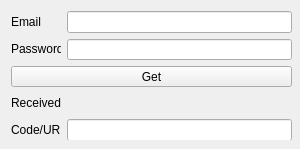
<?xml version="1.0" encoding="UTF-8"?>
<ui version="4.0">
 <class>main_window</class>
 <widget class="QWidget" name="main_window">
  <property name="geometry">
   <rect>
    <x>0</x>
    <y>0</y>
    <width>300</width>
    <height>149</height>
   </rect>
  </property>
  <property name="minimumSize">
   <size>
    <width>50</width>
    <height>0</height>
   </size>
  </property>
  <property name="windowTitle">
   <string>Steam code receiver</string>
  </property>
  <widget class="QWidget" name="layoutWidget">
   <property name="geometry">
    <rect>
     <x>11</x>
     <y>11</y>
     <width>281</width>
     <height>129</height>
    </rect>
   </property>
   <layout class="QGridLayout" name="gridLayout">
    <item row="0" column="0">
     <widget class="QLabel" name="label_email">
      <property name="sizePolicy">
       <sizepolicy hsizetype="Minimum" vsizetype="Fixed">
        <horstretch>0</horstretch>
        <verstretch>0</verstretch>
       </sizepolicy>
      </property>
      <property name="minimumSize">
       <size>
        <width>50</width>
        <height>20</height>
       </size>
      </property>
      <property name="maximumSize">
       <size>
        <width>50</width>
        <height>20</height>
       </size>
      </property>
      <property name="text">
       <string>Email</string>
      </property>
     </widget>
    </item>
    <item row="0" column="1">
     <widget class="QLineEdit" name="lineEdit_email"/>
    </item>
    <item row="1" column="0">
     <widget class="QLabel" name="label_password">
      <property name="sizePolicy">
       <sizepolicy hsizetype="Minimum" vsizetype="Fixed">
        <horstretch>0</horstretch>
        <verstretch>0</verstretch>
       </sizepolicy>
      </property>
      <property name="minimumSize">
       <size>
        <width>50</width>
        <height>20</height>
       </size>
      </property>
      <property name="maximumSize">
       <size>
        <width>50</width>
        <height>20</height>
       </size>
      </property>
      <property name="text">
       <string>Password</string>
      </property>
     </widget>
    </item>
    <item row="1" column="1">
     <widget class="QLineEdit" name="lineEdit_password"/>
    </item>
    <item row="2" column="0" colspan="2">
     <widget class="QPushButton" name="pushButton_getCode">
      <property name="text">
       <string>Get</string>
      </property>
     </widget>
    </item>
    <item row="3" column="0">
     <widget class="QLabel" name="label_time">
      <property name="minimumSize">
       <size>
        <width>50</width>
        <height>20</height>
       </size>
      </property>
      <property name="maximumSize">
       <size>
        <width>50</width>
        <height>20</height>
       </size>
      </property>
      <property name="text">
       <string>Received</string>
      </property>
     </widget>
    </item>
    <item row="3" column="1">
     <widget class="QLabel" name="label_time_value">
      <property name="text">
       <string/>
      </property>
     </widget>
    </item>
    <item row="4" column="0">
     <widget class="QLabel" name="label_code">
      <property name="minimumSize">
       <size>
        <width>50</width>
        <height>20</height>
       </size>
      </property>
      <property name="maximumSize">
       <size>
        <width>50</width>
        <height>20</height>
       </size>
      </property>
      <property name="text">
       <string>Code/URL</string>
      </property>
     </widget>
    </item>
    <item row="4" column="1">
     <widget class="QLineEdit" name="lineEdit_code">
      <property name="readOnly">
       <bool>true</bool>
      </property>
     </widget>
    </item>
   </layout>
  </widget>
 </widget>
 <resources/>
 <connections/>
</ui>
